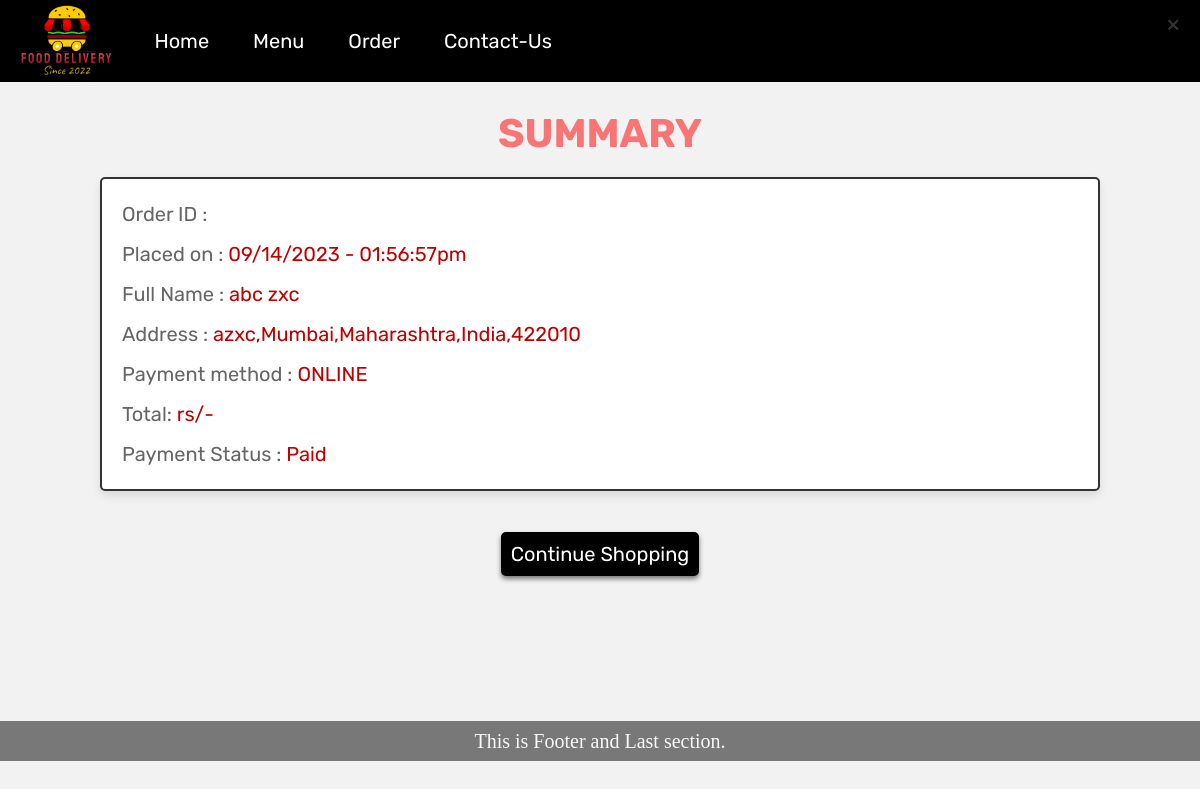
The app's page /dashboard/food/summary.php (signed in) with its own data.
### tables this page shows
CREATE TABLE `addresses` (
  `address_id` int(11) NOT NULL,
  `name` varchar(25) NOT NULL,
  `lastname` varchar(25) NOT NULL,
  `address` varchar(25) NOT NULL,
  `country` varchar(25) NOT NULL,
  `state` varchar(25) NOT NULL,
  `city` varchar(25) NOT NULL,
  `zipcode` int(25) NOT NULL,
  `signup_id` int(11) DEFAULT NULL
);

### dashboard/food/summary.php (the view, shortened to what this page needs)
<?php
if (isset($_SESSION['username']) && isset($_SESSION['id'])) {
    $name = $_SESSION['email'];
    $userId = $_SESSION['id'];
}
require 'config.php';
$oid = $_POST['oid'];
$total = $_POST['price'];
?>
<!DOCTYPE html>
<html lang="en">
<head>
    <link rel="stylesheet" href="summary.css">
    <link rel="stylesheet" href="dashboard.css">
    <link rel="stylesheet" href="style.css">
</head>
<body>
<div class="navbar">
<nav id="navbar">
        <div id="logo">
            <img src="../../img/logoBG.png" alt="logo.png" srcset="">
        </div>
        <button class="close-button">
            <span>&times;</span>
        </button>
        <ul class="navbar-menu">
            <li class="nav-text"><a href="http://localhost/FoodDeliveryProject/" style="font-size: 2rem;">Home</a></li>
            <li class="nav-text"><a href="#"  style="font-size: 2rem;">Menu</a></li>
            <li class="nav-text"><a href="#O-form"  style="font-size: 2rem;">Order</a></li>
            <li class="nav-text"><a href="#"  style="font-size: 2rem;">Contact-Us</a></li>
        </ul>
        <ul>
            <li class="right-side">
            </li>
        </ul>
</nav>
</div>
<section class="placed-orders">
<h1 class="title">Summary</h1>
    <div class="box-container">
        <div class="box">
<?php
$date= date('m/d/Y - h:i:sa',time());
$paymethod = "ONLINE";
$paystatus = "Paid";
$sqlq = "SELECT * FROM addresses WHERE signup_id = $userId ORDER BY address_id DESC LIMIT 1";
    $result = $conn->query($sqlq);
    if ($result->num_rows > 0) {
        $row = $result->fetch_assoc();
        $name = $row['name'];
        $lastname = $row['lastname'];
        $address = $row['address'];
        $country = $row['country'];
        $state = $row['state'];
        $city = $row['city'];
        $zipcode = $row['zipcode'];
    }
?>
            <p> Order ID : <span><?php echo $oid; ?></span> </p>
            <p> Placed on : <span><?php echo $date; ?></span> </p>
            <p> Full Name : <span><?php echo $name." ".$lastname; ?></span> </p>
            <p> Address : <span><?php echo ($address.",".$city.",".$state.",".$country.",".$zipcode); ?></span> </p>
            <p> Payment method : <span><?php echo $paymethod; ?></span> </p>
            <p> Total: <span><?php echo $total."rs"; ?>/-</span> </p>
            <p> Payment Status : <span><?php echo $paystatus; ?></span> </p>
        </div>
    </div>
</section>
<div class="button-box">
                <button class="eleven" id="redirectButton" style="
    font-size: 2rem;
">Continue Shopping</button>
</div>
<div class="last" style="
    margin-top: 14.2rem;
    font-size: 20px;
">
  This is Footer and Last section.
</div>
</body>
</html>

### dashboard/food/summary.css (style rules this page uses)
:root { --pink:#e84393; --red:#c0392b; --orange:#f39c12; --black:#333; --white:#fff; --light-color:#666; --light-white:#ccc; --light-bg:#f5f5f5; --border:.2rem solid var(--black); --box-shadow:0 .5rem 1rem rgba(0,0,0,.1); }
.close-button { display: block; cursor: pointer; background: none; border: none; position: absolute; top: 10px; right: 20px; color: rgb(255, 255, 255); }
.close-button span { font-size: 24px; color: #333; }
.button-box, .button-box-special { height: 51px; margin: 7px; display: flex; justify-content: center; align-items: center; }
.eleven { padding: 10px; background: #000000; color: #ffffff; border-radius: 5px; box-shadow: 0 3px 5px #777777, inset 0 0 0px #777777; transition: transform 200ms; }
* { font-family: 'Rubik', sans-serif; margin:0; padding:0; box-sizing: border-box; outline: none; border:none; text-decoration: none; transition:all .2s linear; }
html { font-size: 62.5%; overflow-x: hidden; scroll-behavior: smooth; scroll-padding-top: 6.5rem; }
body { background: var(--light-bg); }
section { padding:3rem 2rem; }
.title { text-align: center; margin-bottom: 2rem; color:#f97474; text-transform: uppercase; font-size: 4rem; }
.placed-orders .box-container { max-width: 1000px; margin:0 auto; display: flex; flex-wrap: wrap; gap:1.5rem; align-items: flex-start; }
.placed-orders .box-container .box { background-color: var(--white); padding:1rem 2rem; border:var(--border); box-shadow: var(--box-shadow); flex:1 1 40rem; border-radius: .5rem; }
.placed-orders .box-container .box p { margin: 1rem 0; font-size: 2rem; line-height: 1.5; color:var(--light-color); }
.placed-orders .box-container .box p span { color: #bf0000; }

### dashboard/food/dashboard.css (style rules this page uses)
* { padding: 0; margin: 0; }
html { scroll-behavior: smooth; }
.navbar { z-index: 100; height: 10vh; position: sticky; top: 0%; }
#navbar { position: absolute; width: 100%; display: flex; background-color: rgb(0, 0, 0); align-items: center; }
#logo { margin: 10px; }
#logo img { height: 79px; margin: -10px 0px; }
#navbar ul { display: flex; font-family: 'Bree Serif', serif; }
#navbar::before { content: ""; position: absolute; height: 100%; width: 100%; z-index: -1; opacity: 0.9; }
ul li { list-style-type: none; font-size: 1.3rem; }
.nav-text a { color: white; display: block; padding: 3px 22px; border-radius: 8px; text-decoration: none; }
.right-side { color: white; display: block; padding: 3px 22px; margin: 0px 61px; border-radius: 8px; text-decoration: none; position: relative; left: 35vw; }
.last { font-family: 'Bree Serif', serif; display: flex; align-items: center; justify-content: center; height: 40px; color: #ffffff; background: rgb(0, 0, 0); opacity: 0.5; padding: 5px; }

### dashboard/food/style.css (style rules this page uses)
body { background-color: rgb(242, 242, 242); font-family: system-ui; overflow-x: hidden; }

### records on screen
addresses: name "abc", lastname "zxc", address "azxc", city "Mumbai", state "Maharashtra", country "India", zipcode "422010"

### other values on screen
$paymethod "ONLINE"
$paystatus "Paid"
